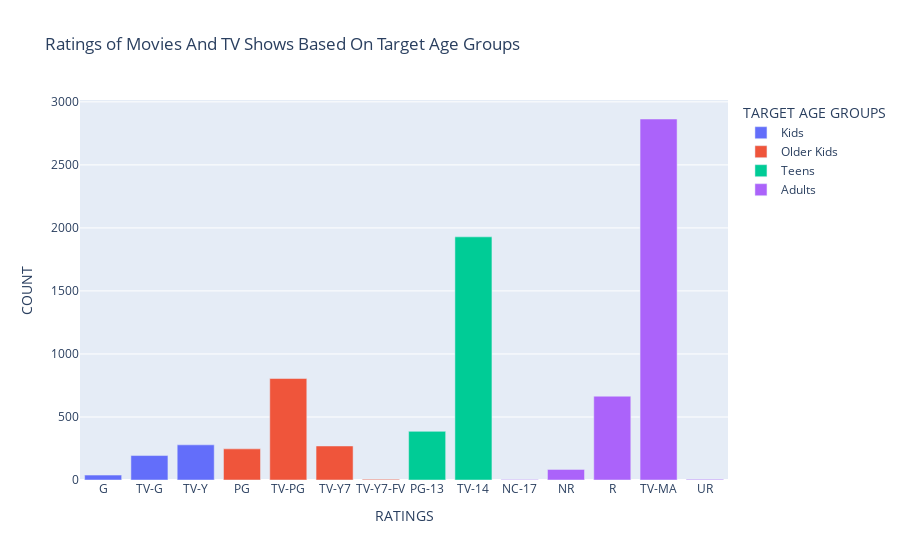

Source (notebook cell):
### Code cell
def generate_rating_df(main_df):
    rating_df = main_df.groupby(['rating', 'target_ages']).agg({'show_id' : 'count'}).reset_index()
    rating_df = rating_df[rating_df['show_id'] != 0 ]
    rating_df.columns = ['rating', 'target_ages', 'counts']
    rating_df = rating_df.sort_values('target_ages')
    return rating_df

rating_df = generate_rating_df(main_df)
fig = px.bar(rating_df, x='rating', y='counts', color='target_ages', title='Ratings of Movies And TV Shows Based On Target Age Groups', labels={'counts': 'COUNT', 'rating':'RATINGS', 'target_ages': 'TARGET AGE GROUPS'})
fig.show()

### Figure 1 — Plotly figure (JSON) as saved in the notebook; plotly's stock layout.template omitted (floating-point values rounded to 4 significant figures)
{"data": [{"alignmentgroup": "True", "hovertemplate": "TARGET AGE GROUPS=Kids<br>RATINGS=%{x}<br>COUNT=%{y}<extra></extra>", "legendgroup": "Kids", "marker": {"color": "#636efa", "pattern": {"shape": ""}}, "name": "Kids", "offsetgroup": "Kids", "orientation": "v", "showlegend": true, "textposition": "auto", "type": "bar", "x": ["G", "TV-G", "TV-Y"], "xaxis": "x", "y": [39, 194, 279], "yaxis": "y"}, {"alignmentgroup": "True", "hovertemplate": "TARGET AGE GROUPS=Older Kids<br>RATINGS=%{x}<br>COUNT=%{y}<extra></extra>", "legendgroup": "Older Kids", "marker": {"color": "#EF553B", "pattern": {"shape": ""}}, "name": "Older Kids", "offsetgroup": "Older Kids", "orientation": "v", "showlegend": true, "textposition": "auto", "type": "bar", "x": ["PG", "TV-PG", "TV-Y7", "TV-Y7-FV"], "xaxis": "x", "y": [247, 805, 270, 6], "yaxis": "y"}, {"alignmentgroup": "True", "hovertemplate": "TARGET AGE GROUPS=Teens<br>RATINGS=%{x}<br>COUNT=%{y}<extra></extra>", "legendgroup": "Teens", "marker": {"color": "#00cc96", "pattern": {"shape": ""}}, "name": "Teens", "offsetgroup": "Teens", "orientation": "v", "showlegend": true, "textposition": "auto", "type": "bar", "x": ["PG-13", "TV-14"], "xaxis": "x", "y": [386, 1929], "yaxis": "y"}, {"alignmentgroup": "True", "hovertemplate": "TARGET AGE GROUPS=Adults<br>RATINGS=%{x}<br>COUNT=%{y}<extra></extra>", "legendgroup": "Adults", "marker": {"color": "#ab63fa", "pattern": {"shape": ""}}, "name": "Adults", "offsetgroup": "Adults", "orientation": "v", "showlegend": true, "textposition": "auto", "type": "bar", "x": ["NC-17", "NR", "R", "TV-MA", "UR"], "xaxis": "x", "y": [3, 84, 665, 2864, 5], "yaxis": "y"}], "layout": {"barmode": "relative", "legend": {"title": {"text": "TARGET AGE GROUPS"}, "tracegroupgap": 0}, "title": {"text": "Ratings of Movies And TV Shows Based On Target Age Groups"}, "xaxis": {"anchor": "y", "domain": [0, 1], "title": {"text": "RATINGS"}}, "yaxis": {"anchor": "x", "domain": [0, 1], "title": {"text": "COUNT"}}}}
